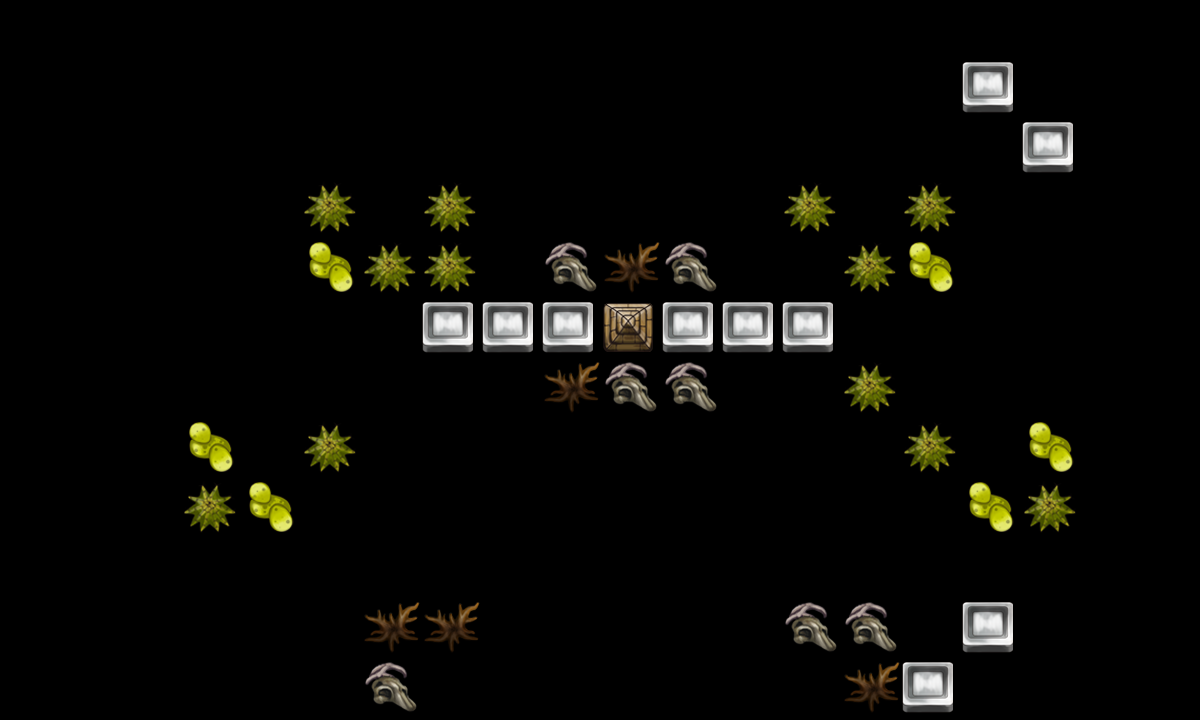

Tiled map render using the project's own tile images. Description and the map definition, with tile-layer contents summarised, below:
An orthogonal 20x12 tile map with 60x60 px tiles, 2 tile layers (canDes, cannotDes) and 20 objects (2x p4, re1, re2, tankpoint, re3, ...).

<map version="1.0" orientation="orthogonal" width="20" height="12" tilewidth="60" tileheight="60">
 <tileset firstgid="1" name="tmw_desert_spacing" tilewidth="60" tileheight="60">
  <image source="tmw_desert_spacing.png" width="480" height="300" />
  <tile id="30">
   <properties>
    <property name="canDes" value="1" />
   </properties>
  </tile>
 </tileset>
 <layer name="canDes" width="20" height="12">
  <data>[240 cells, 31 non-empty, 5 distinct tile ids]</data>
 </layer>
 <layer name="cannotDes" width="20" height="12">
  <data>[240 cells, 10 non-empty, 1 distinct tile ids]</data>
 </layer>
 <objectgroup name="spawnPoints" width="20" height="12">
  <object name="re1" x="780" y="60" width="60" height="60" />
  <object name="re2" x="420" y="60" width="60" height="60" />
  <object name="tankpoint" x="600" y="600" width="60" height="60" />
  <object name="re3" x="960" y="300" width="60" height="60" />
  <object name="re4" x="240" y="300" width="60" height="60" />
  <object name="re5" x="420" y="480" width="60" height="60" />
  <object name="re6" x="780" y="480" width="60" height="60" />
  <object name="re7" x="601" y="452" width="56" height="53" />
 </objectgroup>
 <objectgroup name="roadPoints" width="20" height="12" visible="0">
  <object name="p1" x="120" y="600" width="60" height="60" />
  <object name="p2" x="360" y="600" width="60" height="60" />
  <object name="p3" x="360" y="120" width="60" height="60" />
  <object name="p4" x="720" y="120" width="60" height="60" />
  <object name="p4" x="720" y="120" width="60" height="60" />
  <object name="p5" x="720" y="600" width="60" height="60" />
  <object name="p6" x="960" y="600" width="60" height="60" />
  <object name="p7" x="960" y="60" width="60" height="60" />
  <object name="p8" x="1080" y="60" width="60" height="60" />
 </objectgroup>
 <objectgroup name="bossPoint" width="20" height="12">
  <object name="boss1" x="600" y="120" width="60" height="60" />
 </objectgroup>
 <objectgroup name="buildingPoint" width="20" height="12" visible="0">
  <object name="building1" x="600" y="300" width="60" height="60" />
 </objectgroup>
 <objectgroup name="endPoint" width="20" height="12">
  <object name="endpoint" x="600" y="180" width="60" height="60" />
 </objectgroup>
</map>
